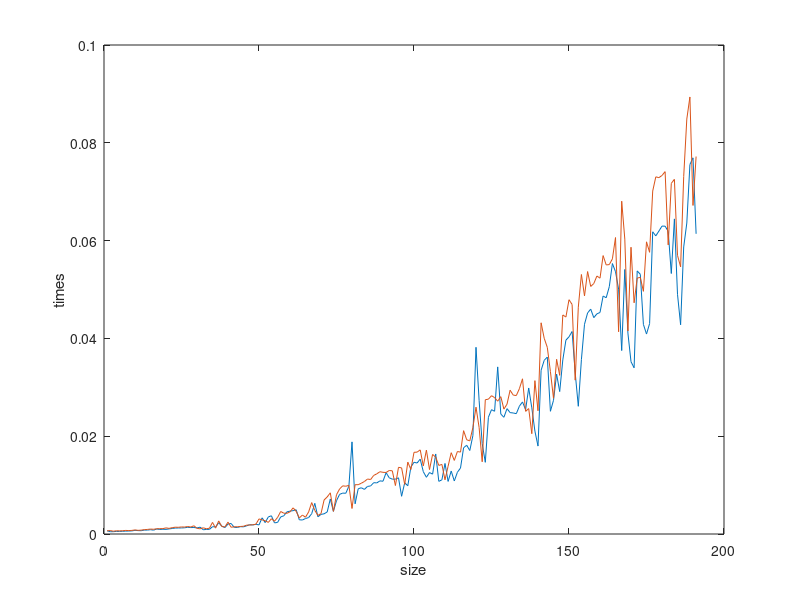

MATLAB code for this plot:
%
% solve_time.m
%
% Solve NxN systems using 2 methods, for various sizes of N.

Ns = 10:1:200;
M = 20;

% Store the timing results here
t_method1 = zeros(size(Ns));
t_method2 = zeros(size(Ns));

idx = 1;

% Loop over N-values (for both methods)
% Generate random A and B

for N = Ns
    % Generate random matrices
    A = rand(N);
    B = rand(N,M);
    X = zeros(size(B)); % allocate space for X
    
    
    % === Method 1 ===
    tic;
    
    % *** YOUR CODE HERE ***
    for i = 1 : M
        X(:,i) = A\B(:,i);
    end
    % Solve the M vector systems individually using \
    
    t_method1(idx) = toc;  % [1] Use tic and toc
    
    
    % === Method 2 ===
    tic;
    
    % *** YOUR CODE HERE ***
    [L,U,P] = lu(A);
    I = L*U;
    for i = 1 : M
        Y = P*B(:,i);
        X(:,i) = I\Y;
    end
    % Compute LU factorization, then use it to solve each of the M vector
    % systems.
    
    t_method2(idx) = toc;
    
    
    idx = idx + 1;
    
end


%% Plot

% Plot both lines on one axis.
% Be sure to label your plot.

plot(t_method1);
hold on
plot(t_method2);
xlabel('size');
ylabel('times');

